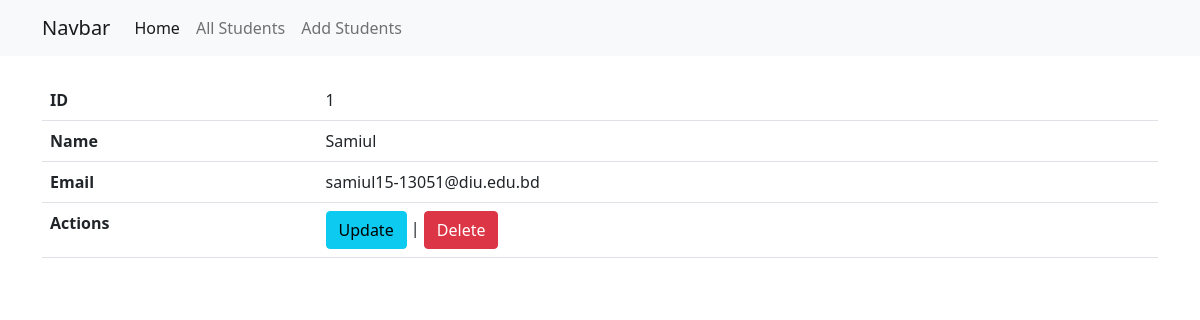
The app's page /student-detail/1 with its own data.
### core/models.py (models this page shows, shortened)
class Student(models.Model):
    name = models.CharField(max_length=50)
    email = models.EmailField(max_length=80)

### core/views.py (the view)
# urls.py: path('student-detail/<pk>', views.StudentDetail.as_view(), name='student-detail'),
class StudentDetail(DetailView):
    context_object_name = 'student'
    model = models.Student
    template_name = 'portal/student-detail.html'

### templates/portal/student-detail.html (shortened to what this page needs)
{% extends 'base.html' %}
{% block content %}
    <table class="table">
        <tbody>
        <tr>
            <th scope="col">ID</th>
            <td>{{ student.pk }}</td>
        </tr>
        <tr>
            <th scope="col">Name</th>
            <td>{{ student.name }}</td>
        </tr>
        <tr>
            <th scope="col">Email</th>
            <td>{{ student.email }}</td>
        </tr>
        <tr>
            <th scope="col">Actions</th>
            <td colspan="2"><a href="{% url 'update-student' pk=student.pk %}" class="btn btn-info">Update</a> | <a href="{% url 'delete-student' pk=student.pk %}" class="btn btn-danger">Delete</a>
            </td>
        </tr>
        </tbody>
    </table>
{% endblock %}

### records on screen
Student: pk "1", name "Samiul", email "samiul15-13051@diu.edu.bd"
